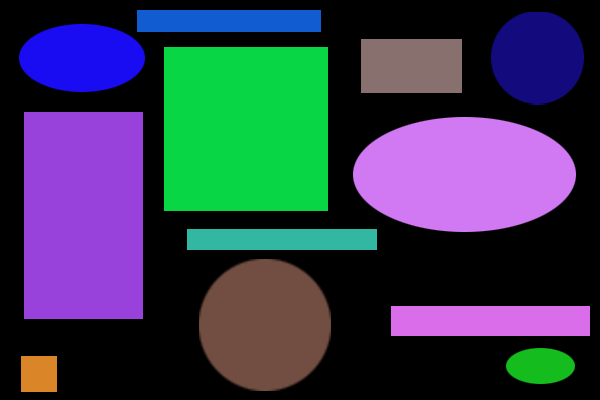
#> input picture shape-detection/shapes.png, 600 x 400 px
$ python find_shapes.py
#> lines starting #> are read from the running program, lines starting #| are printed output that depends on the picture; after the words box and inside, x2 and y2 are one past the last pixel; in counts of white or black regions, pixels touching at a corner belong together
# import the necessary packages
import numpy as np
import argparse
import imutils
import cv2


# load the image
image = cv2.imread("shapes.png")
#> image is the input picture: shape (400, 600, 3); mean B, G, R 79.6, 58, 52.9

image_hsv = cv2.cvtColor(image, cv2.COLOR_BGR2HSV)
#> image_hsv: shape (400, 600, 3); mean H, S, V 48.9, 91.4, 101.8

# Convert BGR to HSV
# hsv = cv2.cvtColor(frame, cv2.COLOR_BGR2HSV)
#  define range of GREEN color in HSV
lower_green = np.array([46, 0, 0])
upper_green = np.array([70, 255, 255])

shapeMask = cv2.inRange(image_hsv, lower_green, upper_green)
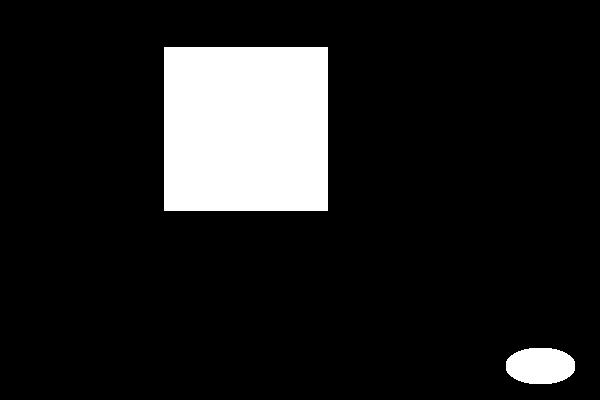
#> shapeMask: shape (400, 600); 12.1% white; 2 white regions

# find the contours in the mask
cnts = cv2.findContours(shapeMask.copy(), cv2.RETR_TREE,
                        cv2.CHAIN_APPROX_SIMPLE)
#> cnts = 2 contours; box (x1, y1, x2, y2) and area: (164, 47, 328, 211) 26569, (506, 348, 575, 384) 1968
cnts = imutils.grab_contours(cnts)
print("I found {} green shapes".format(len(cnts)))
#| I found 2 green shapes
cv2.imshow("Mask", shapeMask)

image2 = image.copy()

cv2.drawContours(image2, cnts, -1, (0, 255, 0), 3)
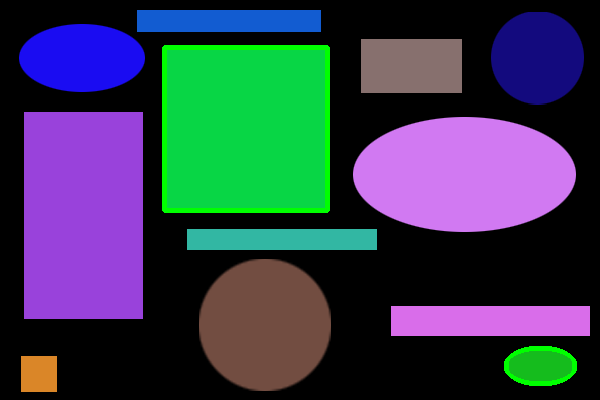
#> image2: shape (400, 600, 3); 1.68% of pixels changed, all inside (x1, y1, x2, y2) = (162, 45, 577, 386)
cv2.imshow("Image2", image2)

# print(cnts)
# loop over the contours
for c in cnts:
    # draw the contour and show it
    cv2.drawContours(image, [c], -1, (0, 0, 0), 3)
    cv2.imshow("Image", image)
#> this loop made 2 passes
#> c on pass 2: [[164, 47], [164, 210], [327, 210], [327, 47]]
#> pass 1, `cv2.imshow("Image", image)`:
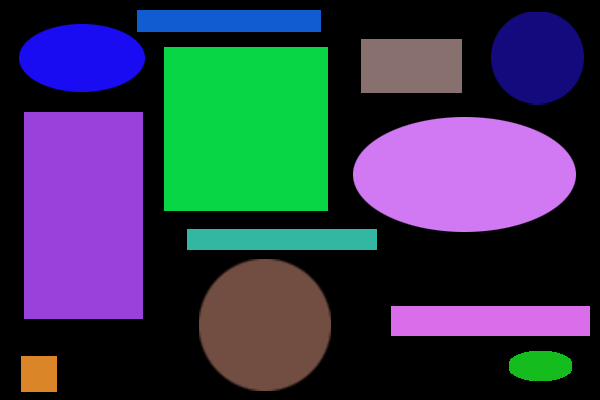
#> window 'Image': shape (400, 600, 3); mean B, G, R 79.5, 57.7, 52.8
#> pass 2, `cv2.imshow("Image", image)`:
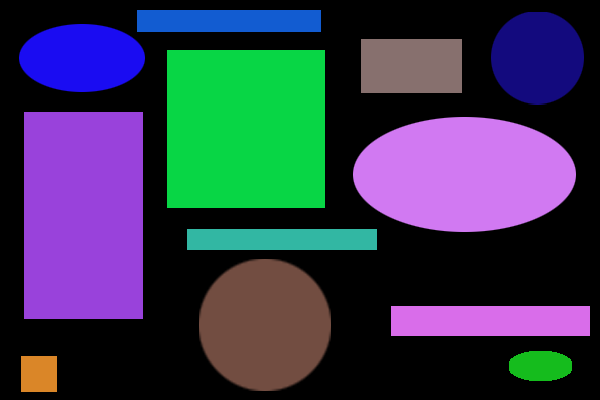
#> window 'Image': shape (400, 600, 3); mean B, G, R 79, 56, 52.8

while True:
    k = cv2.waitKey(0)
#> (key Esc is pressed here)
    if k == 27:
        break
